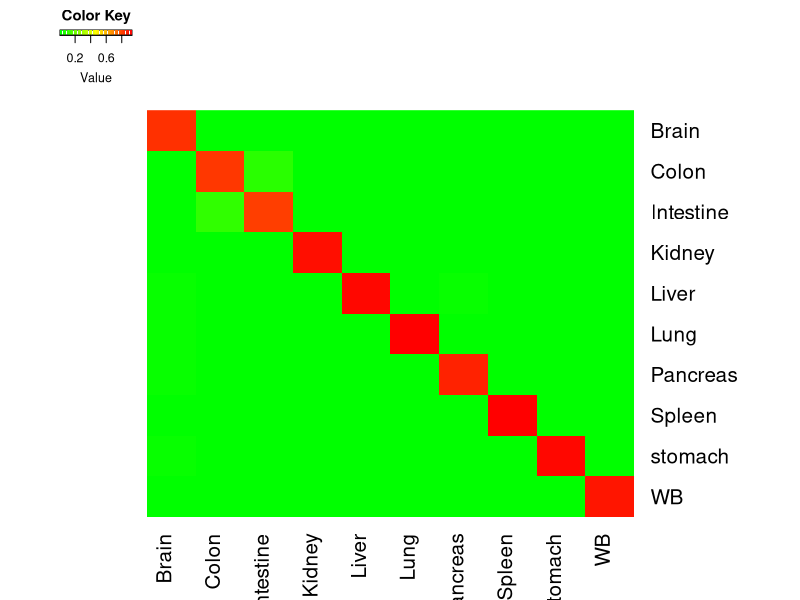

The R source for this figure: (Note: this script raises an error after producing the figure.)



setwd("C:\\Users\\shicheng\\Dropbox\\Project\\methylation\\monod\\analysis\\Figure4C-heatmap")

data<-read.table("accuraymatrix.txt",head=T,row.names=1,sep="\t")
head(data)
data=data.matrix(apply(data,2,function(x) x/sum(x)))
data
HeatMap<-function(data){
  library("gplots")
  colors <- colorpanel(75,"midnightblue","mediumseagreen","yellow") 
  colors <- colorpanel(75,"green","yellow","red") 
  # colors <-greenred(11000)
  sidecol<-function(x){
    x<-as.numeric(as.factor(x))
    col<-rainbow(length(table(colnames(data))))
    sapply(x,function(x) col[x])
  }
  # ColSideColors=sidecol(colnames(data))
  heatmap.2(data,scale="none",trace="none",cexRow =1.5,cexCol = 1.5, density.info="none",col=colors,Rowv=F,Colv=F,keysize=0.9, margins = c(5, 10))
}

HeatMap(data.matrix(data))
data
? heatmap.2
image(data,colors)

x<-seq(0.01,1,length=1000)
x<-rnorm(1000,0.5,0.1)
x<-matrix(x,10,10)
HeatMap(x)

xx<-round(matrix(abs(rnorm(30,0.4,0.25)),10,3),5)
xx[2,1]<-30*0.8282
xx[6,2]<-29*0.8852
xx[10,3]<-75*0.9120
colSums(xx)
(c(30,29,75)-colSums(xx))/9
xx
write.table(xx,file="acc.txt",sep="\t",quote=F)
getwd()
